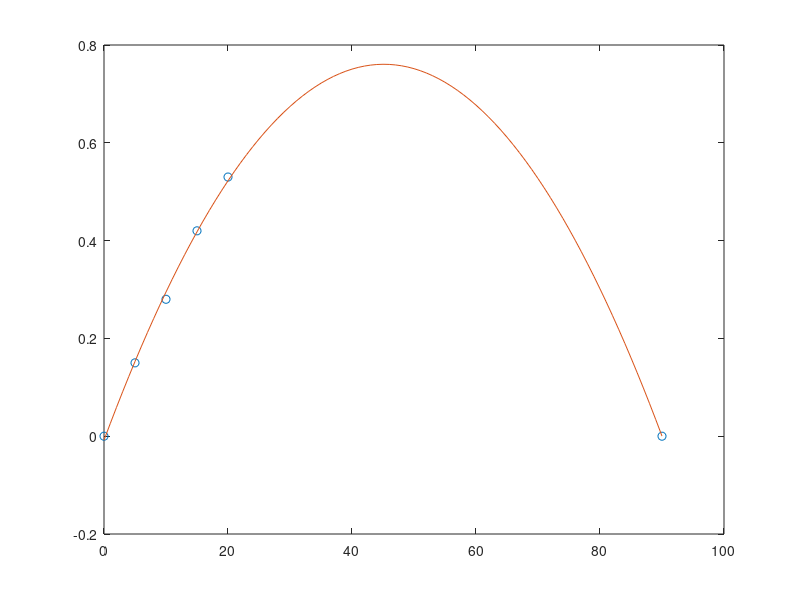
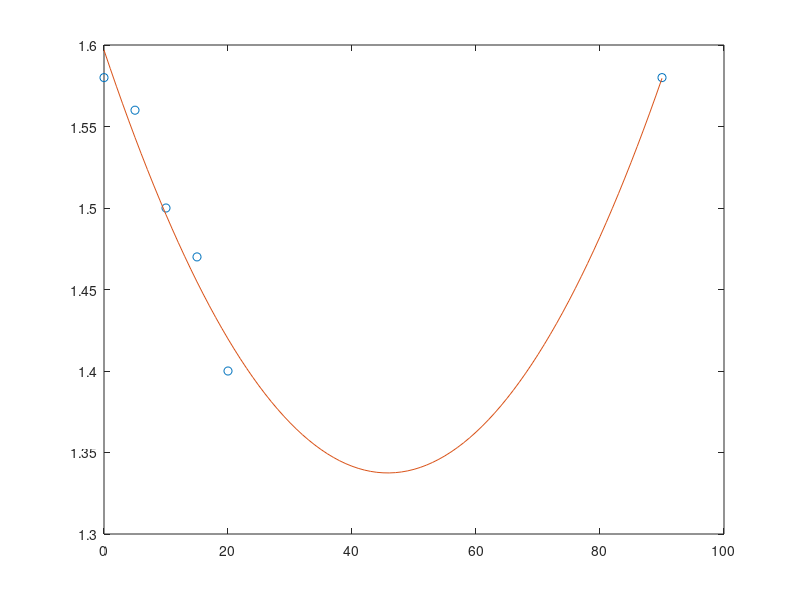
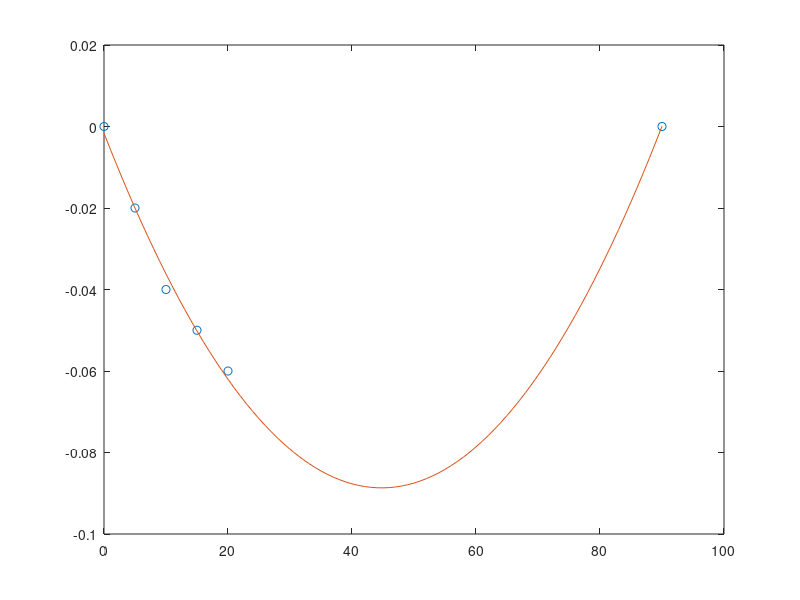

Here is the MATLAB script that generated these plots, in order:
clc;
clear;
close all;

% test plot
A = 0:180;
% Mzfit = -1.2*sind(A) - 0.8*sind(2.*A);
% Cyfit = 0.83*sind(2.*A);
% Cxfit = 1.58*cosd(4.*A);

alpha = [0 5 10 15 20 90];
Cy = [0 0.15 0.28 0.42 0.53 0];
Cx = [1.58 1.56 1.5 1.47 1.4 1.58];
Mz = [0 -0.02 -0.04 -0.05 -0.06 0];

Cypoly = polyfit(alpha,Cy,2);
Cyfit = polyval(Cypoly,A*57.3);
figure; plot(alpha,Cy,'o',[0:90],polyval(Cypoly,[0:90]));

Cxpoly = polyfit(alpha,Cx,2);
Cxfit = polyval(Cxpoly,A*57.3);
figure; plot(alpha,Cx,'o',[0:90],polyval(Cxpoly,[0:90]));

Cmpoly = polyfit(alpha,Mz,2);
Mzfit = polyval(Cmpoly,A*57.3);
figure; plot(alpha,Mz,'o',[0:90],polyval(Cmpoly,[0:90]));


% plot(A,Mzfit,alpha,Mz,'o'); title('Cx(alpha)'); ylabel('Cx'); xlabel('alpha')

% Mzfit = -0.06*sind(4.*A);
% Cyfit = 0.83*sind(2.*A);
% Cxfit = 0.24*cosd(4.*A);

% subplot(311);plot(A,Mzfit,alpha,Mz,'o'); title('Mz(alpha)'); ylabel('Mz')
% subplot(312);plot(A,Cyfit,alpha,Cy,'o'); title('Cy(alpha)'); ylabel('Cy')
% subplot(313);plot(A,Cxfit,alpha,Cx,'o'); title('Cx(alpha)'); ylabel('Cx'); xlabel('alpha')
